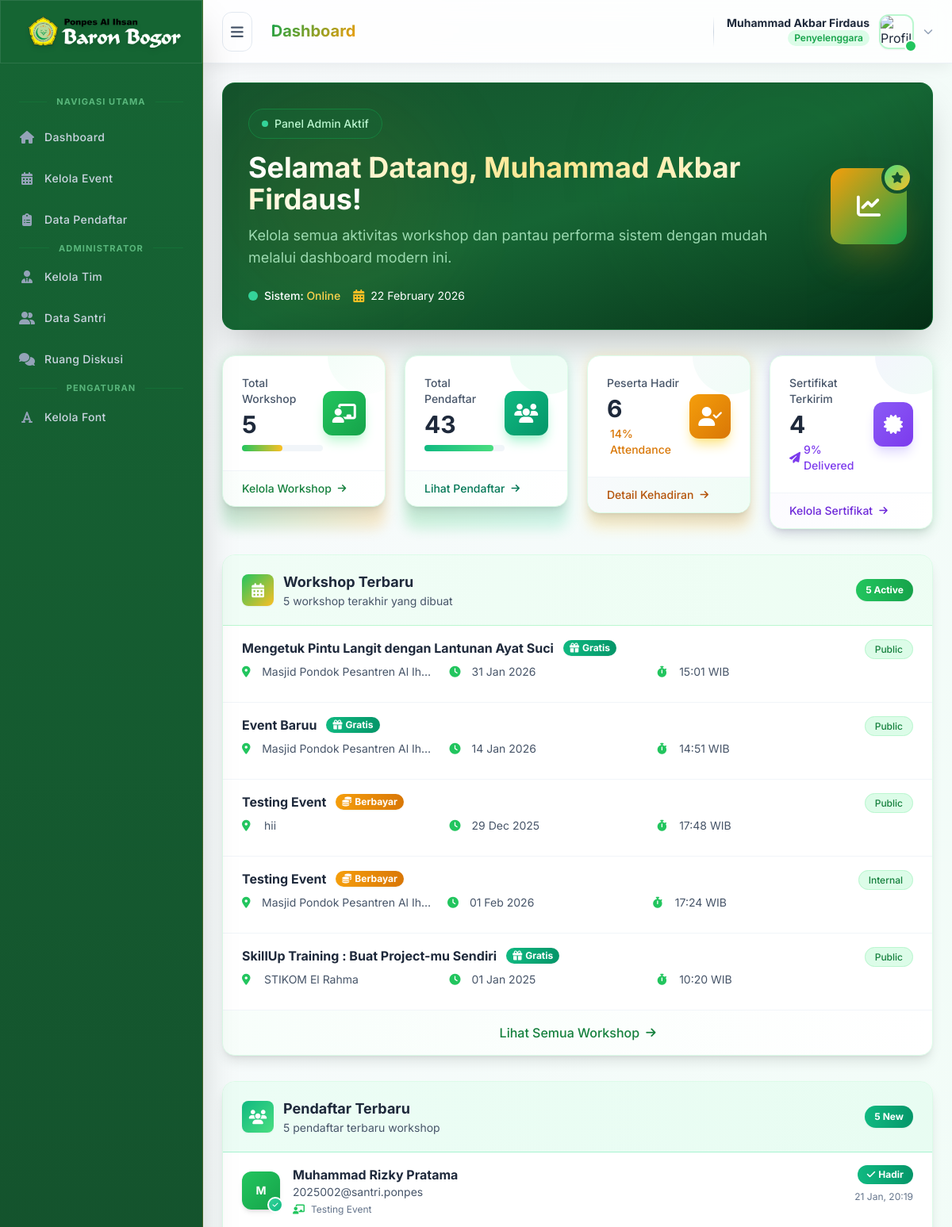
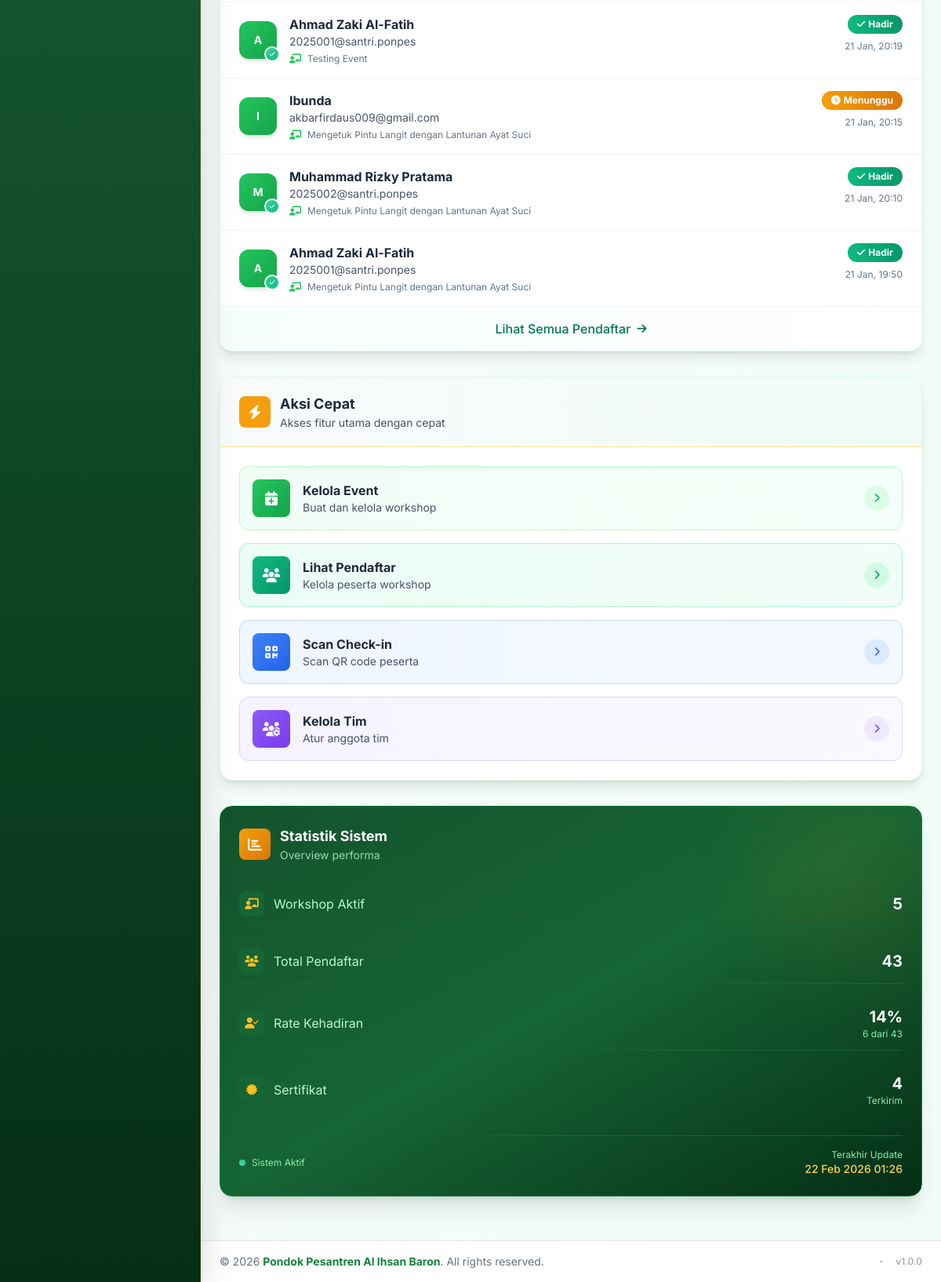
The page /admin/dashboard (signed in) on the database its author committed (2 pictures, top to bottom).
### tables this page shows
CREATE TABLE `workshops` (
  `id` int NOT NULL,
  `penyelenggara_id` int NOT NULL,
  `judul` varchar(255) NOT NULL,
  `visibilitas` enum('public','internal') DEFAULT 'public',
  `deskripsi` text NOT NULL,
  `poster` varchar(255) DEFAULT NULL,
  `tanggal_waktu` datetime NOT NULL,
  `jam_selesai` datetime DEFAULT NULL,
  `lokasi` varchar(255) NOT NULL,
  `tipe_event` enum('gratis','berbayar') NOT NULL DEFAULT 'gratis',
  `harga` int DEFAULT '0',
  `nominal_denda` decimal(10,2) DEFAULT '0.00',
  `sertifikat_template` varchar(255) DEFAULT NULL,
  `sertifikat_prefix` varchar(100) DEFAULT NULL,
  `sertifikat_nomor_awal` int NOT NULL DEFAULT '1',
  `sertifikat_nama_fs` int NOT NULL DEFAULT '120',
  `sertifikat_nama_y_percent` decimal(7,2) NOT NULL DEFAULT '50.00',
  `sertifikat_nama_x_percent` decimal(7,2) NOT NULL DEFAULT '50.00',
  `sertifikat_nomor_fs` int NOT NULL DEFAULT '40',
  `sertifikat_nomor_y_percent` decimal(7,2) NOT NULL DEFAULT '60.00',
  `sertifikat_font` varchar(255) DEFAULT 'Poppins-SemiBold.ttf',
  `sertifikat_orientasi` enum('portrait','landscape') NOT NULL DEFAULT 'portrait',
  `sertifikat_nomor_x_percent` decimal(7,2) NOT NULL DEFAULT '50.00',
  `created_at` timestamp NOT NULL DEFAULT CURRENT_TIMESTAMP,
  `is_kuesioner_active` tinyint(1) DEFAULT '0',
  `is_diskusi_active` tinyint(1) DEFAULT '1'
);

CREATE TABLE `pendaftaran` (
  `id` int NOT NULL,
  `workshop_id` int NOT NULL,
  `santri_id` int DEFAULT NULL,
  `nama_peserta` varchar(255) NOT NULL,
  `jenis_kelamin` varchar(20) DEFAULT NULL,
  `email_peserta` varchar(255) NOT NULL,
  `telepon_peserta` varchar(20) DEFAULT NULL,
  `kode_unik` varchar(100) NOT NULL,
  `qr_source` varchar(255) DEFAULT NULL,
  `last_accessed_at` timestamp NULL DEFAULT NULL,
  `status_pembayaran` enum('pending','paid','failed','free') NOT NULL DEFAULT 'pending',
  `status_kehadiran` enum('absen','hadir') NOT NULL DEFAULT 'absen',
  `sertifikat_status` enum('belum_dikirim','terkirim') NOT NULL DEFAULT 'belum_dikirim',
  `sertifikat_nomor` varchar(255) DEFAULT NULL,
  `created_at` timestamp NOT NULL DEFAULT CURRENT_TIMESTAMP,
  `payment_url` text,
  `payment_expiry` datetime DEFAULT NULL,
  `check_in_at` datetime DEFAULT NULL,
  `check_out_at` datetime DEFAULT NULL,
  `status_denda` enum('aman','kena_denda','lunas') DEFAULT 'aman',
  `didaftarkan_oleh` enum('admin','user','mandiri') NOT NULL DEFAULT 'admin'
);

### admin/dashboard.php (the view, shortened to what the rows shown need)
<?php
require_once __DIR__ . '/../core/koneksi.php';
require_once __DIR__ . '/templates/header.php';
$penyelenggara_id = $_SESSION['penyelenggara_id_bersama'] ?? $_SESSION['owner_id'] ?? $_SESSION['user_id'];
try {
    $stmt_terbaru = $pdo->prepare("SELECT * FROM workshops
                                   WHERE penyelenggara_id = ?
                                   ORDER BY created_at DESC LIMIT 5");
    $stmt_terbaru->execute([$penyelenggara_id]);
    $workshop_terbaru = $stmt_terbaru->fetchAll(PDO::FETCH_ASSOC);
    $stmt_pendaftar_terbaru = $pdo->prepare("SELECT p.*, w.judul as workshop_judul
                                             FROM pendaftaran p
                                             JOIN workshops w ON p.workshop_id = w.id
                                             WHERE w.penyelenggara_id = ?
                                             ORDER BY p.created_at DESC LIMIT 5");
    $stmt_pendaftar_terbaru->execute([$penyelenggara_id]);
    $pendaftar_terbaru = $stmt_pendaftar_terbaru->fetchAll(PDO::FETCH_ASSOC);
} catch (PDOException $e) {
    die("Error Database: " . $e->getMessage());
}
?>
<div
    class="relative overflow-hidden rounded-2xl mb-8 bg-gradient-to-br from-primary-900 via-primary-800 to-primary-950 text-white p-8 shadow-2xl border border-primary-700/50">
    <div class="relative z-10">
        <div class="flex flex-col md:flex-row items-center justify-between">
            <div class="flex-1 mb-8 md:mb-0 md:mr-8">
                <h1 class="text-3xl md:text-4xl font-bold mb-3 leading-tight">
                    <span class="bg-gradient-to-r from-white via-gold-200 to-white bg-clip-text text-transparent">
                    </span>
                </h1>
            </div>
        </div>
    </div>
</div>
<div class="grid grid-cols-1 xl:grid-cols-3 gap-8 mb-8">
    <div class="xl:col-span-2 space-y-8">
        <div class="bg-white rounded-2xl shadow-lg border border-primary-100 overflow-hidden">
            <div class="divide-y divide-slate-100">
                <?php if (count($workshop_terbaru) > 0): ?>
                    <?php foreach ($workshop_terbaru as $workshop): ?>
                        <div class="px-6 py-4 hover:bg-primary-50/30 transition-all duration-200 group">
                            <div class="flex items-start justify-between">
                                <div class="flex-1">
                                    <div class="flex items-center space-x-3 mb-2">
                                        <h4
                                            class="font-bold text-slate-800 group-hover:text-primary-700 transition-colors truncate">
                                            <?= htmlspecialchars($workshop['judul']) ?>
                                        </h4>
                                        <?php if ($workshop['tipe_event'] == 'berbayar'): ?>
                                            <span
                                                class="bg-gradient-to-r from-gold-500 to-gold-600 text-white text-xs font-bold px-2 py-0.5 rounded-full whitespace-nowrap shadow-sm">
                                                <i class="fas fa-coins mr-1"></i>Berbayar
                                            </span>
                                        <?php else: ?>
                                            <span
                                                class="bg-gradient-to-r from-emerald-500 to-emerald-600 text-white text-xs font-bold px-2 py-0.5 rounded-full whitespace-nowrap shadow-sm">
                                                <i class="fas fa-gift mr-1"></i>Gratis
                                            </span>
                                        <?php endif; ?>
                                    </div>
                                    <div class="grid grid-cols-1 md:grid-cols-3 gap-4 mb-3">
                                        <div class="flex items-center text-sm text-slate-600">
                                            <i class="fas fa-map-marker-alt mr-3 text-primary-500 w-4"></i>
                                            <span class="truncate"><?= htmlspecialchars($workshop['lokasi']) ?></span>
                                        </div>
                                        <div class="flex items-center text-sm text-slate-600">
                                            <i class="fas fa-clock mr-3 text-primary-500 w-4"></i>
                                            <span><?= date('d M Y', strtotime($workshop['tanggal_waktu'])) ?></span>
                                        </div>
                                        <div class="flex items-center text-sm text-slate-600">
                                            <i class="fas fa-stopwatch mr-3 text-primary-500 w-4"></i>
                                            <span><?= date('H:i', strtotime($workshop['tanggal_waktu'])) ?> WIB</span>
                                        </div>
                                    </div>
                                </div>
                                <div class="ml-4">
                                    <span
                                        class="bg-primary-100 text-primary-700 text-xs font-medium px-3 py-1 rounded-full border border-primary-200">
                                        <?= ucfirst($workshop['visibilitas']) ?>
                                    </span>
                                </div>
                            </div>
                        </div>
                    <?php endforeach; ?>
                <?php endif; ?>
            </div>
        </div>
        <div class="bg-white rounded-2xl shadow-lg border border-primary-100 overflow-hidden">
            <div class="divide-y divide-slate-100">
                <?php if (count($pendaftar_terbaru) > 0): ?>
                    <?php foreach ($pendaftar_terbaru as $pendaftar): ?>
                        <div class="px-6 py-4 hover:bg-emerald-50/30 transition-all duration-200 group">
                            <div class="flex items-start justify-between">
                                <div class="flex items-center space-x-4">
                                    <div class="relative">
                                        <div
                                            class="w-12 h-12 rounded-xl bg-gradient-to-br from-primary-500 to-primary-600 flex items-center justify-center text-white font-bold text-sm shadow-md">
                                            <?= strtoupper(substr($pendaftar['nama_peserta'], 0, 1)) ?>
                                        </div>
                                        <?php if ($pendaftar['status_kehadiran'] == 'hadir'): ?>
                                            <div
                                                class="absolute -bottom-1 -right-1 w-5 h-5 bg-gradient-to-br from-emerald-400 to-emerald-500 rounded-full border-2 border-white flex items-center justify-center">
                                                <i class="fas fa-check text-white text-[8px]"></i>
                                            </div>
                                        <?php endif; ?>
                                    </div>
                                    <div class="flex-1 min-w-0">
                                        <h4
                                            class="font-bold text-slate-800 group-hover:text-emerald-700 transition-colors truncate">
                                            <?= htmlspecialchars($pendaftar['nama_peserta']) ?>
                                        </h4>
                                        <p class="text-sm text-slate-600 truncate mb-1">
                                            <?= htmlspecialchars($pendaftar['email_peserta']) ?>
                                        </p>
                                        <p class="text-xs text-slate-500 flex items-center">
                                            <i class="fas fa-chalkboard-teacher mr-2 text-primary-500"></i>
                                            <span class="truncate"><?= htmlspecialchars($pendaftar['workshop_judul']) ?></span>
                                        </p>
                                    </div>
                                </div>
                                <div class="flex flex-col items-end space-y-2">
                                    <?php if ($pendaftar['status_kehadiran'] == 'hadir'): ?>
                                        <span
                                            class="bg-gradient-to-r from-emerald-500 to-emerald-600 text-white text-xs font-bold px-3 py-1 rounded-full">
                                            <i class="fas fa-check mr-1"></i>Hadir
                                        </span>
                                    <?php else: ?>
                                        <span
                                            class="bg-gradient-to-r from-gold-500 to-gold-600 text-white text-xs font-bold px-3 py-1 rounded-full">
                                            <i class="fas fa-clock mr-1"></i>Menunggu
                                        </span>
                                    <?php endif; ?>
                                    <span class="text-xs text-slate-500">
                                        <?= date('d M, H:i', strtotime($pendaftar['created_at'])) ?>
                                    </span>
                                </div>
                            </div>
                        </div>
                    <?php endforeach; ?>
                <?php endif; ?>
            </div>
        </div>
    </div>
</div>
<?php
require_once BASE_PATH . '/admin/templates/footer.php';
?>

### rows shown on the page
workshops: judul "Mengetuk Pintu Langit dengan Lantunan Ayat Suci", tipe_event "gratis" (drawn), lokasi "Masjid Pondok Pesantren Al Ih…", tanggal_waktu "31 Jan 2026", tanggal_waktu "15:01", visibilitas "Public"
workshops: judul "Event Baruu", tipe_event "gratis" (drawn), lokasi "Masjid Pondok Pesantren Al Ih…", tanggal_waktu "14 Jan 2026", tanggal_waktu "14:51", visibilitas "Public"
workshops: judul "Testing Event", tipe_event "berbayar" (drawn), lokasi "hii", tanggal_waktu "29 Dec 2025", tanggal_waktu "17:48", visibilitas "Public"
workshops: judul "Testing Event", tipe_event "berbayar" (drawn), lokasi "Masjid Pondok Pesantren Al Ih…", tanggal_waktu "01 Feb 2026", tanggal_waktu "17:24", visibilitas "Internal"
workshops: judul "SkillUp Training : Buat Project-mu Sendiri", tipe_event "gratis" (drawn), lokasi "STIKOM El Rahma", tanggal_waktu "01 Jan 2025", tanggal_waktu "10:20", visibilitas "Public"
pendaftaran: nama_peserta "M", status_kehadiran "hadir" (drawn), nama_peserta "Muhammad Rizky Pratama", email_peserta "2025002@santri.ponpes", workshop.judul "Testing Event", created_at "21 Jan, 20:19"
pendaftaran: nama_peserta "A", status_kehadiran "hadir" (drawn), nama_peserta "Ahmad Zaki Al-Fatih", email_peserta "2025001@santri.ponpes", workshop.judul "Testing Event", created_at "21 Jan, 20:19"
pendaftaran: nama_peserta "I", nama_peserta "Ibunda", email_peserta "akbarfirdaus009@gmail.com", workshop.judul "Mengetuk Pintu Langit dengan Lantunan Ayat Suci", status_kehadiran "absen" (drawn), created_at "21 Jan, 20:15"
pendaftaran: nama_peserta "M", status_kehadiran "hadir" (drawn), nama_peserta "Muhammad Rizky Pratama", email_peserta "2025002@santri.ponpes", workshop.judul "Mengetuk Pintu Langit dengan Lantunan Ayat Suci", created_at "21 Jan, 20:10"
pendaftaran: nama_peserta "A", status_kehadiran "hadir" (drawn), nama_peserta "Ahmad Zaki Al-Fatih", email_peserta "2025001@santri.ponpes", workshop.judul "Mengetuk Pintu Langit dengan Lantunan Ayat Suci", created_at "21 Jan, 19:50"

### other values the page prints
$title "NAVIGASI UTAMA ADMINISTRATOR PENGATURAN"
$label "Dashboard Kelola Event Data Pendaftar Kelola Tim Data Santri Ruang Diskusi Kelola Font"
$nama_user "Muhammad Akbar Firdaus"
$total_workshop "5"
$total_pendaftar "43"
$total_hadir "6"
$total_sertifikat "4"
count($workshop_terbaru) "5"
count($pendaftar_terbaru) "5"
